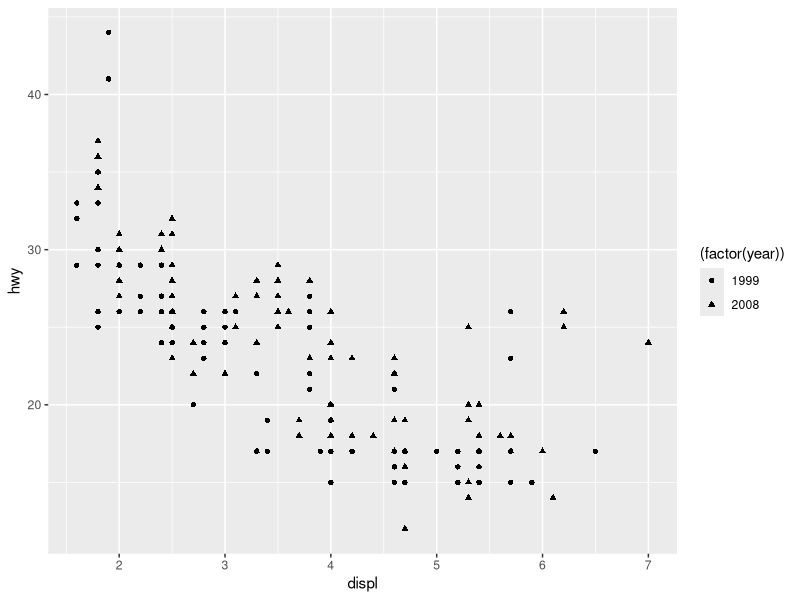

The R script that drew this image:
library(ggplot2)
p <- ggplot()
# p <- p + layer(geom='point')
p <- p + geom_point(data=mpg, aes(displ, hwy, shape=(factor(year))))
